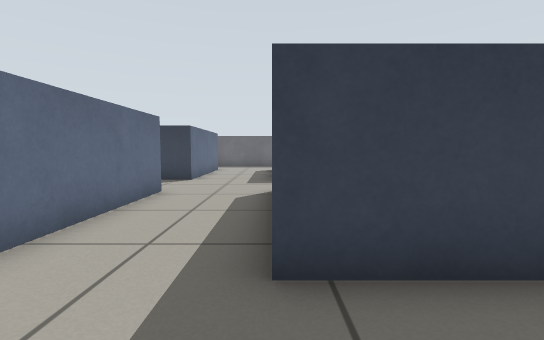
[1] (above)

19 first-person views from a walk through a world built for the Gazebo simulator. The camera is 0.57 m above the floor, tilts 4° down and sees 85° across. The floor is counted in squares, 0.5 m on a side. Each view is taken from the middle of a square. On the plan, view 1 faces up. The plan holds only what a view shows up to about 13 squares ahead; the rest is blank.

[2]
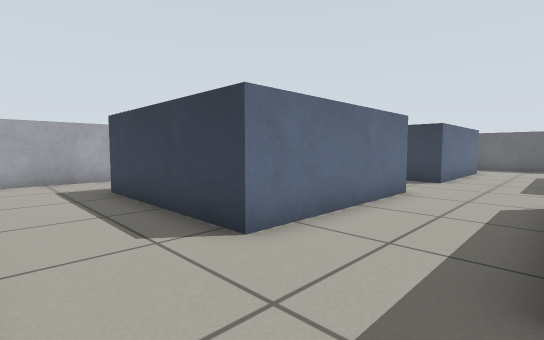

[3]
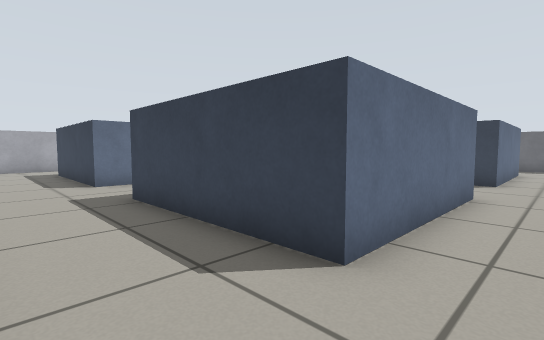

[4]
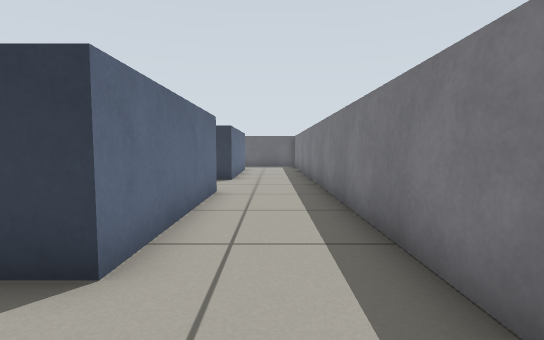

[5]
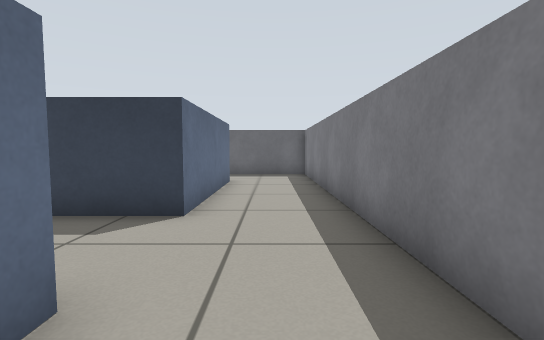

[6]
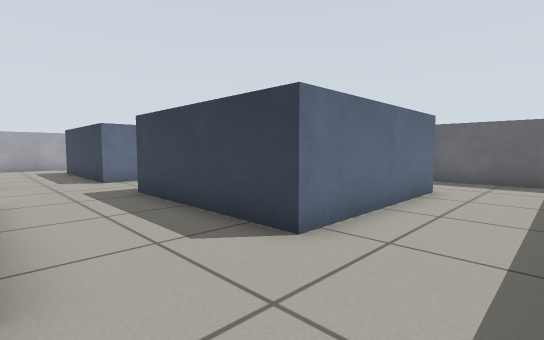

[7]
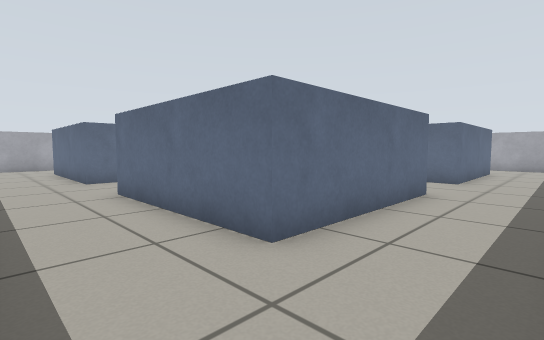

[8]
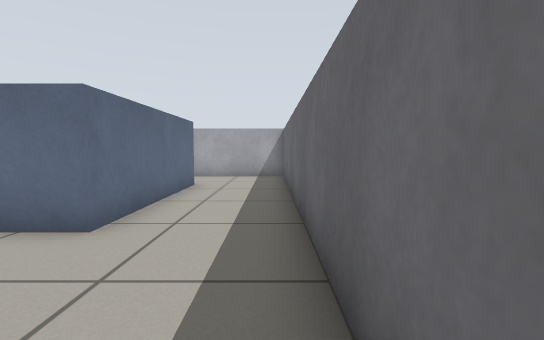

[9]
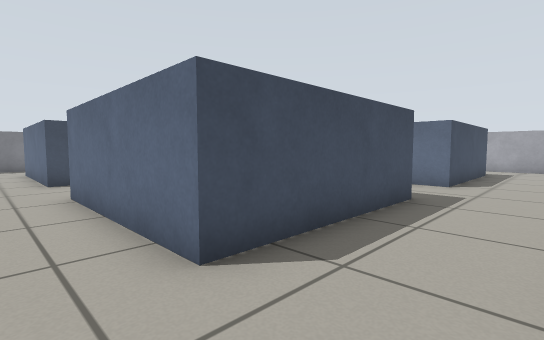

[10]
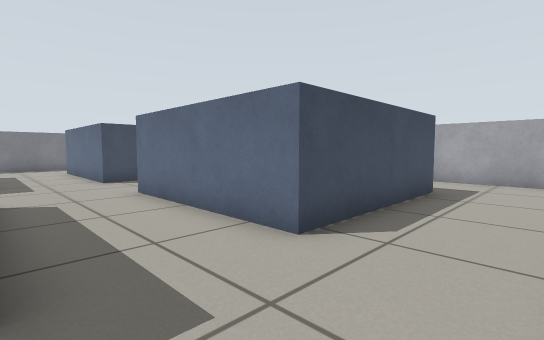

[11]
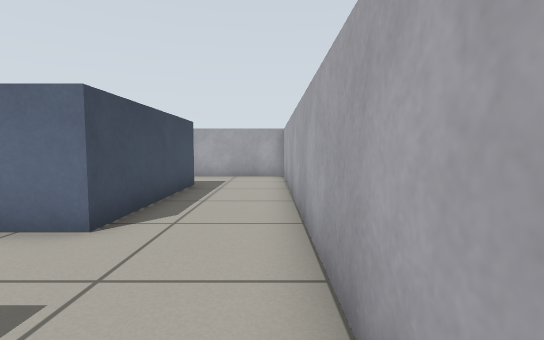

[12]
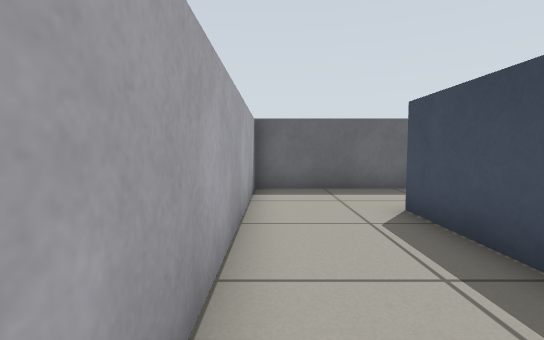

[13]
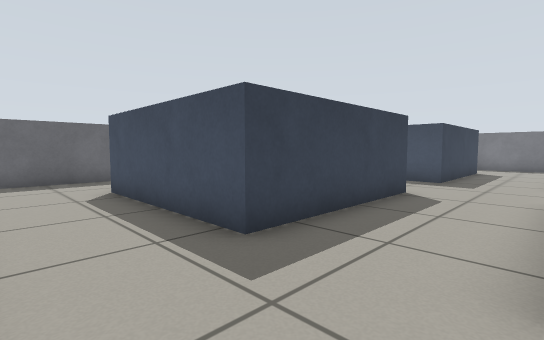

[14]
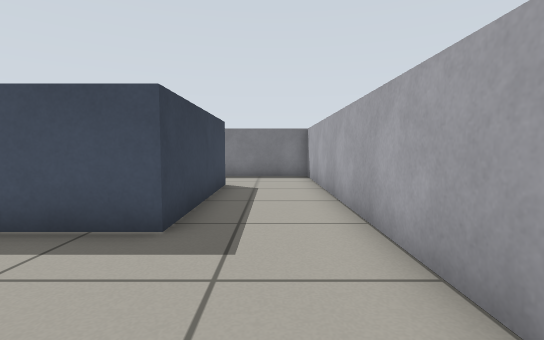

[15]
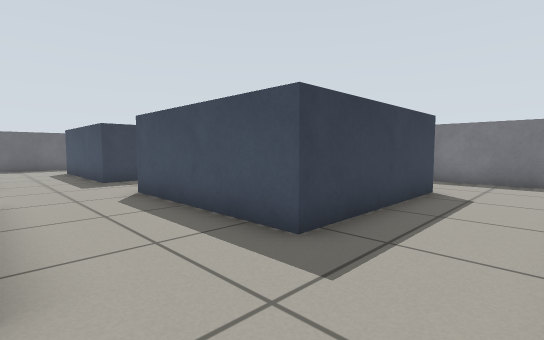

[16]
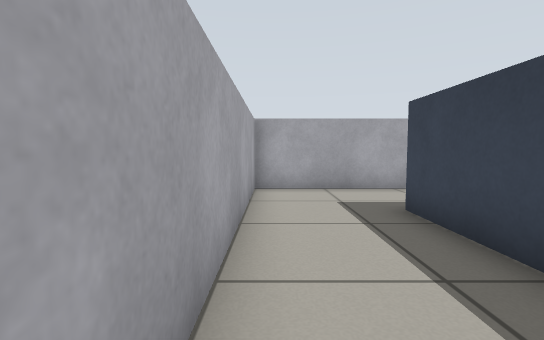

[17]
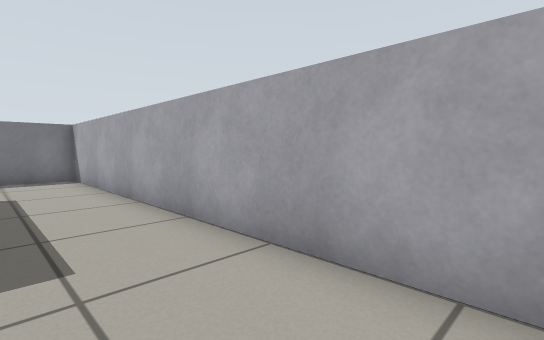

[18]
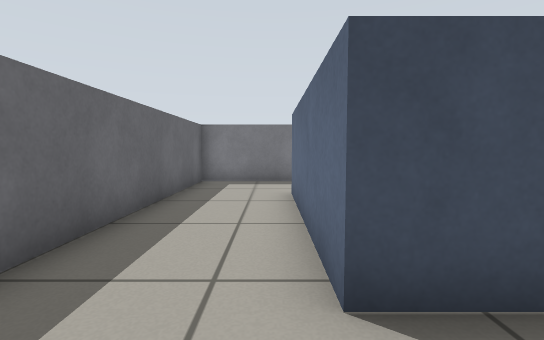

[19]
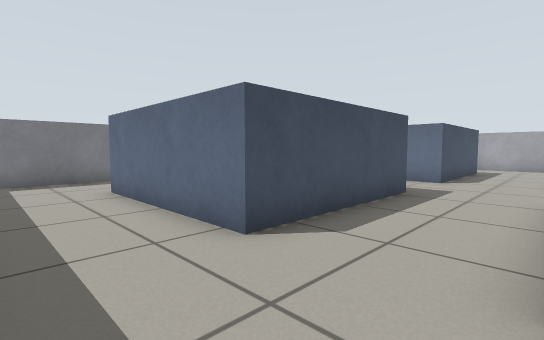

### Floor plan
Key: @ floor where view 1 was taken; # wall or solid block; . floor; B blue box.
Columns run from 12 left of view 1 to 9 right of it. Each row starts with its distance up from view 1.
 20 ######################
 19 #....................#
 18 #....................#
 17 #....................#
 16 #...BBBBBB..BBBBBB...#
 15 #...B    B..B    B...#
 14 #...B    B..B    B...#
 13 #...B    B..B    B...#
 12 #...B    B..B    B...#
 11 #...BBBBBB..BBBBBB...#
 10 #....................#
  9 #....................#
  8 #...BBBBBB..BBBBBB...#
  7 #...B    B..B    B...#
  6 #...B    B..B    B...#
  5 #...B    B..B    B...#
  4 #...B    B..B    B...#
  3 #...BBBBBB..BBBBBB...#
  2 #....................#
  1 #....................#
  0 #...........@........#
 -1 ######################

Positions as (right, up) in squares from view 1, and headings:
1: (0, 0), facing up
2: (0, 0), facing up-left
3: (7, 0), facing up-left
4: (7, 0), facing up
5: (7, 6), facing up
6: (8, 8), facing up-left
7: (8, 19), facing down-left
8: (1, 19), facing left
9: (-11, 18), facing down-right
10: (-11, 11), facing down-right
11: (-11, 12), facing down
12: (-11, 11), facing up
13: (-11, 8), facing up-right
14: (-4, 1), facing right
15: (-3, 0), facing up-right
16: (-3, 0), facing left
17: (-4, 2), facing down-right
18: (-2, 17), facing right
19: (-3, 19), facing down-right
